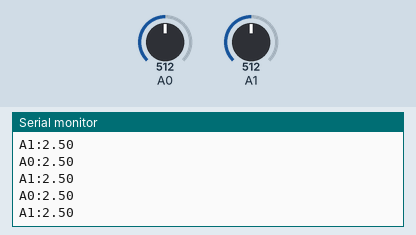
This sketch was run on a simulated Arduino Nano 33 IoT. Parts: the last lines printed to the serial monitor. Inputs (shaded band) come from the test bench; at power-on: A0 = 512, A1 = 512. Nothing arrives over Bluetooth unless stated; a phone connects over Bluetooth LE 3 s after start.

Above: at 1.2 s.
1.3 s: A0 set to 716
At 2.1 s:
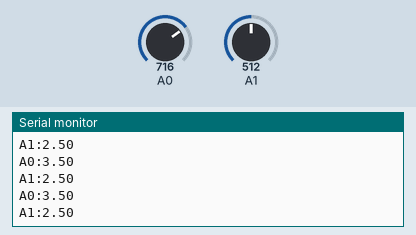
2.8 s: A1 set to 716
At 3.5 s:
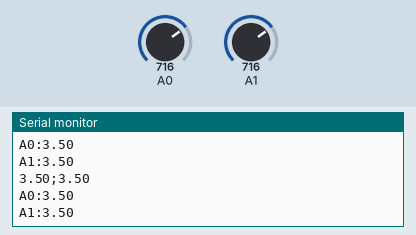
4.5 s: A0 set to 900
At 5.5 s:
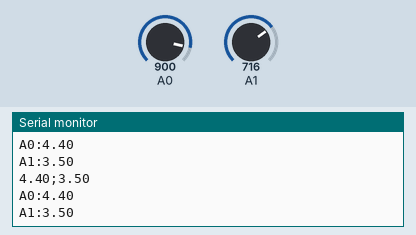
Timing chart, 0 to 5.6 s (numbered marks = the images above; inputs shaded):
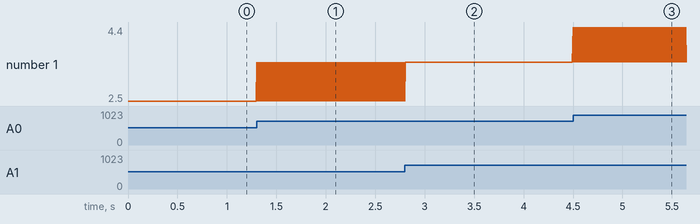

The sketch:

testing_voltages.ino
```cpp
#include <ArduinoBLE.h>
BLEService customService("180C");  //create bLE service
//BLEIntCharacteristic valueCharacteristic("2A56", BLERead | BLENotify); //sends to phone
BLEFloatCharacteristic valueCharacteristic("2A56", BLERead | BLENotify);  //sends to phone

#define F(string_literal) (reinterpret_cast<const __FlashStringHelper *>(PSTR(string_literal)))


void setup() {
  // put your setup code here, to run once:
  Serial.begin(115200);
  pinMode(A0, INPUT);
  pinMode(A1, INPUT);

  //BLE stuff
  if (!BLE.begin()) {
    Serial.println("Starting BLE failed!");
    while (1)
      ;
  }

  BLE.setLocalName("Arduino_R4_BLE");
  BLE.setAdvertisedService(customService);
  customService.addCharacteristic(valueCharacteristic);
  BLE.addService(customService);
  valueCharacteristic.writeValue(0);  //initial value
  BLE.advertise();
  Serial.println("BLE device active, waiting for connections...");

  //lastSample = micros();  //time since program started

}

void loop() {
  BLEDevice central = BLE.central();
  unsigned long nowSample = micros();
  // put your main code here, to run repeatedly:
  int16_t currentData1 = analogRead(A0);
  int16_t currentData2 = analogRead(A1);

  float reading1 = currentData1 * (5.0/1023.0) ;
  float reading2 = currentData2 * (5.0/1023.0);


      Serial.print("A0:");
      Serial.println(reading1);
      Serial.print("A1:");
      Serial.println(reading2);

  delay(5);

  if (central.connected()) {
        //float scale = (float)result.highshift / 1000;  // scale down to seconds for sending
        //valueCharacteristic.writeValue(scale); commenting this out to just send voltages read
        valueCharacteristic.writeValue(float(reading1)); //ruitong verification
        valueCharacteristic.writeValue(float(reading2));
        Serial.print(reading1);
      Serial.print(";");
      Serial.println(reading2);
  }
}
```

Measured:
- after the input at 1.3 s, the serial monitor: prints a new line at once (image 1)
- after the input at 2.8 s, the serial monitor: prints a new line at once (image 2)
- after the input at 4.5 s, the serial monitor: prints a new line at once (image 3)
- plotted number 1: 3.5 → 4.4 after the input at 4.5 s
